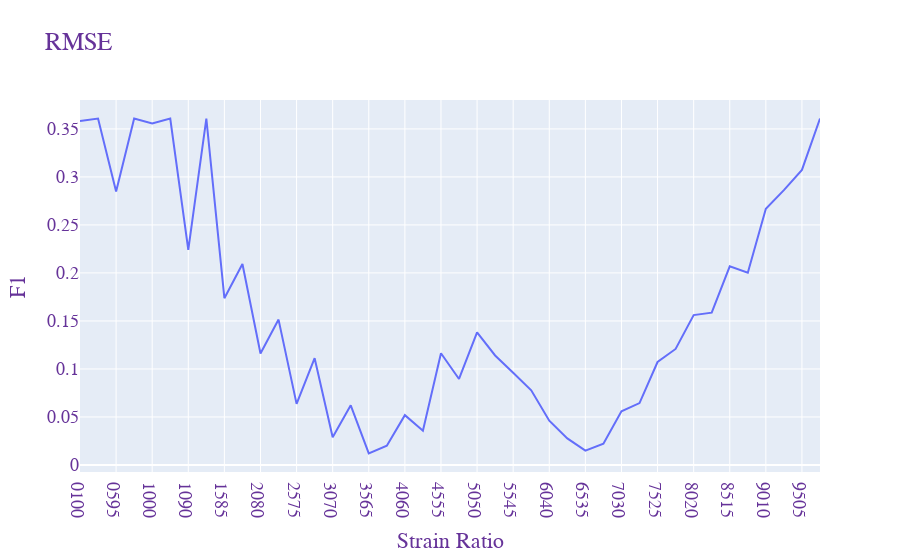

The cell this chart's notebook holds for it:
### Code cell
ratio1 = ['0100','0100[1]', '0595','0595[1]', '1000','1000[1]', '1090','1090[1]', '1585','1585[1]', '2080','2080[1]', 
          '2575','2575[1]', '3070','3070[1]', '3565','3565[1]', '4060','4060[1]', '4555','4555[1]', 
          '5050','5050[1]', '5545','5545[1]', '6040','6040[1]', '6535','6535[1]', '7030','7030[1]', 
          '7525','7525[1]', '8020','8020[1]', '8515','8515[1]', '9010','9010[1]', '9505','9505[1]']

fig = go.Figure()
fig.add_trace(go.Scatter(x=ratio1 ,y=mse_knn, mode='lines',))

fig.update_layout(
    title="RMSE",
    xaxis_title="Strain Ratio",
    yaxis_title="F1",
    legend_title="",
    font=dict(
        family="Courier New, monospace",
        size=18,
        color="RebeccaPurple"
    )
)

fig.show()

### Figure 1 — Plotly figure (JSON) as saved in the notebook; plotly's stock layout.template omitted (floating-point values rounded to 4 significant figures)
{"data": [{"mode": "lines", "type": "scatter", "x": ["0100", "0100[1]", "0595", "0595[1]", "1000", "1000[1]", "1090", "1090[1]", "1585", "1585[1]", "2080", "2080[1]", "2575", "2575[1]", "3070", "3070[1]", "3565", "3565[1]", "4060", "4060[1]", "4555", "4555[1]", "5050", "5050[1]", "5545", "5545[1]", "6040", "6040[1]", "6535", "6535[1]", "7030", "7030[1]", "7525", "7525[1]", "8020", "8020[1]", "8515", "8515[1]", "9010", "9010[1]", "9505", "9505[1]"], "y": [0.3582, 0.3607, 0.2848, 0.3607, 0.3557, 0.3607, 0.2241, 0.3607, 0.1737, 0.2093, 0.1162, 0.1514, 0.06363, 0.1112, 0.02892, 0.06212, 0.01203, 0.01996, 0.05189, 0.03566, 0.1164, 0.08954, 0.1381, 0.114, 0.09604, 0.07779, 0.04604, 0.02768, 0.0149, 0.02214, 0.05586, 0.06444, 0.1072, 0.1208, 0.1561, 0.1586, 0.2068, 0.2003, 0.2669, 0.2862, 0.3073, 0.3607]}], "layout": {"font": {"color": "RebeccaPurple", "family": "Courier New, monospace", "size": 18}, "legend": {"title": {"text": ""}}, "title": {"text": "RMSE"}, "xaxis": {"title": {"text": "Strain Ratio"}}, "yaxis": {"title": {"text": "F1"}}}}
